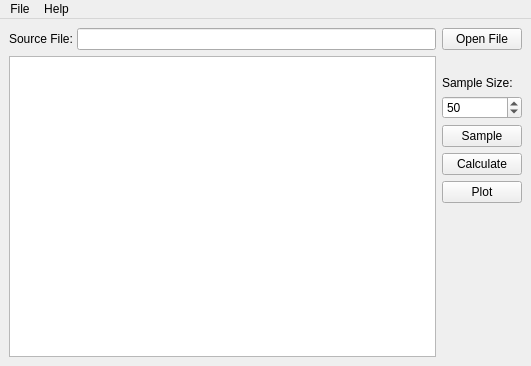
<?xml version="1.0" encoding="UTF-8"?>
<ui version="4.0">
 <class>MainWindow</class>
 <widget class="QMainWindow" name="MainWindow">
  <property name="enabled">
   <bool>true</bool>
  </property>
  <property name="geometry">
   <rect>
    <x>0</x>
    <y>0</y>
    <width>531</width>
    <height>366</height>
   </rect>
  </property>
  <property name="sizePolicy">
   <sizepolicy hsizetype="Preferred" vsizetype="Preferred">
    <horstretch>5</horstretch>
    <verstretch>0</verstretch>
   </sizepolicy>
  </property>
  <property name="minimumSize">
   <size>
    <width>531</width>
    <height>366</height>
   </size>
  </property>
  <property name="font">
   <font>
    <weight>50</weight>
    <bold>false</bold>
   </font>
  </property>
  <property name="windowTitle">
   <string>MainWindow</string>
  </property>
  <property name="autoFillBackground">
   <bool>false</bool>
  </property>
  <widget class="QWidget" name="centralwidget">
   <property name="enabled">
    <bool>true</bool>
   </property>
   <layout class="QGridLayout" name="gridLayout_4">
    <item row="1" column="0">
     <layout class="QVBoxLayout" name="verticalLayout">
      <item>
       <widget class="QTextEdit" name="textOutput"/>
      </item>
     </layout>
    </item>
    <item row="0" column="0">
     <layout class="QGridLayout" name="gridLayout_2">
      <property name="horizontalSpacing">
       <number>0</number>
      </property>
      <item row="0" column="2">
       <widget class="QLineEdit" name="input_file_line_edit">
        <property name="sizePolicy">
         <sizepolicy hsizetype="Expanding" vsizetype="Fixed">
          <horstretch>10</horstretch>
          <verstretch>0</verstretch>
         </sizepolicy>
        </property>
        <property name="maximumSize">
         <size>
          <width>1500</width>
          <height>16777215</height>
         </size>
        </property>
        <property name="layoutDirection">
         <enum>Qt::RightToLeft</enum>
        </property>
       </widget>
      </item>
      <item row="0" column="0">
       <widget class="QLabel" name="source_file_label">
        <property name="maximumSize">
         <size>
          <width>70</width>
          <height>16777215</height>
         </size>
        </property>
        <property name="text">
         <string>Source File: </string>
        </property>
       </widget>
      </item>
     </layout>
    </item>
    <item row="0" column="1" rowspan="2">
     <layout class="QGridLayout" name="gridLayout_3">
      <property name="horizontalSpacing">
       <number>6</number>
      </property>
      <item row="6" column="0">
       <widget class="QPushButton" name="plot_button">
        <property name="enabled">
         <bool>true</bool>
        </property>
        <property name="toolTip">
         <string>&lt;html&gt;&lt;head/&gt;&lt;body&gt;&lt;p&gt;Show visualization of scoring results&lt;/p&gt;&lt;/body&gt;&lt;/html&gt;</string>
        </property>
        <property name="text">
         <string>Plot</string>
        </property>
       </widget>
      </item>
      <item row="8" column="0">
       <spacer name="verticalSpacer">
        <property name="orientation">
         <enum>Qt::Vertical</enum>
        </property>
        <property name="sizeHint" stdset="0">
         <size>
          <width>20</width>
          <height>40</height>
         </size>
        </property>
       </spacer>
      </item>
      <item row="0" column="0">
       <widget class="QPushButton" name="browse_button">
        <property name="enabled">
         <bool>true</bool>
        </property>
        <property name="sizePolicy">
         <sizepolicy hsizetype="Fixed" vsizetype="Fixed">
          <horstretch>0</horstretch>
          <verstretch>0</verstretch>
         </sizepolicy>
        </property>
        <property name="maximumSize">
         <size>
          <width>90</width>
          <height>25</height>
         </size>
        </property>
        <property name="text">
         <string>Open File</string>
        </property>
        <property name="autoDefault">
         <bool>true</bool>
        </property>
        <property name="default">
         <bool>false</bool>
        </property>
        <property name="flat">
         <bool>false</bool>
        </property>
       </widget>
      </item>
      <item row="5" column="0">
       <widget class="QPushButton" name="calculate_button">
        <property name="enabled">
         <bool>true</bool>
        </property>
        <property name="maximumSize">
         <size>
          <width>90</width>
          <height>25</height>
         </size>
        </property>
        <property name="toolTip">
         <string>Calculate post-edit distance score</string>
        </property>
        <property name="text">
         <string>Calculate</string>
        </property>
       </widget>
      </item>
      <item row="4" column="0">
       <widget class="QPushButton" name="sample_button">
        <property name="enabled">
         <bool>true</bool>
        </property>
        <property name="maximumSize">
         <size>
          <width>90</width>
          <height>25</height>
         </size>
        </property>
        <property name="toolTip">
         <string>&lt;html&gt;&lt;head/&gt;&lt;body&gt;&lt;p&gt;Click to sample &lt;span style=&quot; font-weight:600;&quot;&gt;source&lt;/span&gt; segments sent for translation&lt;/p&gt;&lt;/body&gt;&lt;/html&gt;</string>
        </property>
        <property name="text">
         <string>Sample</string>
        </property>
        <property name="checkable">
         <bool>false</bool>
        </property>
       </widget>
      </item>
      <item row="3" column="0">
       <widget class="QSpinBox" name="sample_size_box">
        <property name="toolTip">
         <string>Select no. of segments for sampling</string>
        </property>
        <property name="minimum">
         <number>0</number>
        </property>
        <property name="maximum">
         <number>125</number>
        </property>
        <property name="value">
         <number>50</number>
        </property>
       </widget>
      </item>
      <item row="2" column="0">
       <widget class="QLabel" name="sample_size_label">
        <property name="text">
         <string>Sample Size:</string>
        </property>
       </widget>
      </item>
      <item row="1" column="0">
       <spacer name="verticalSpacer_2">
        <property name="orientation">
         <enum>Qt::Vertical</enum>
        </property>
        <property name="sizeType">
         <enum>QSizePolicy::Minimum</enum>
        </property>
        <property name="sizeHint" stdset="0">
         <size>
          <width>20</width>
          <height>20</height>
         </size>
        </property>
       </spacer>
      </item>
     </layout>
    </item>
   </layout>
  </widget>
  <widget class="QMenuBar" name="menubar">
   <property name="geometry">
    <rect>
     <x>0</x>
     <y>0</y>
     <width>531</width>
     <height>21</height>
    </rect>
   </property>
   <widget class="QMenu" name="menuFile">
    <property name="title">
     <string>File</string>
    </property>
    <addaction name="actionOpen_File"/>
    <addaction name="separator"/>
    <addaction name="actionSave_as"/>
    <addaction name="separator"/>
    <addaction name="actionExit"/>
   </widget>
   <widget class="QMenu" name="menuHelp">
    <property name="title">
     <string>Help</string>
    </property>
    <addaction name="actionHowTo"/>
    <addaction name="actionAbout"/>
   </widget>
   <addaction name="menuFile"/>
   <addaction name="menuHelp"/>
  </widget>
  <action name="actionOpen_File">
   <property name="text">
    <string>Open File...</string>
   </property>
   <property name="shortcut">
    <string>Ctrl+O</string>
   </property>
  </action>
  <action name="actionSave_as">
   <property name="text">
    <string>Save as...</string>
   </property>
   <property name="shortcut">
    <string>Ctrl+S</string>
   </property>
  </action>
  <action name="actionExit">
   <property name="text">
    <string>Exit</string>
   </property>
  </action>
  <action name="actionHowTo">
   <property name="text">
    <string>HowTo</string>
   </property>
  </action>
  <action name="actionAbout">
   <property name="text">
    <string>About</string>
   </property>
  </action>
 </widget>
 <tabstops>
  <tabstop>input_file_line_edit</tabstop>
  <tabstop>browse_button</tabstop>
  <tabstop>sample_button</tabstop>
  <tabstop>calculate_button</tabstop>
  <tabstop>plot_button</tabstop>
 </tabstops>
 <resources/>
 <connections/>
</ui>
